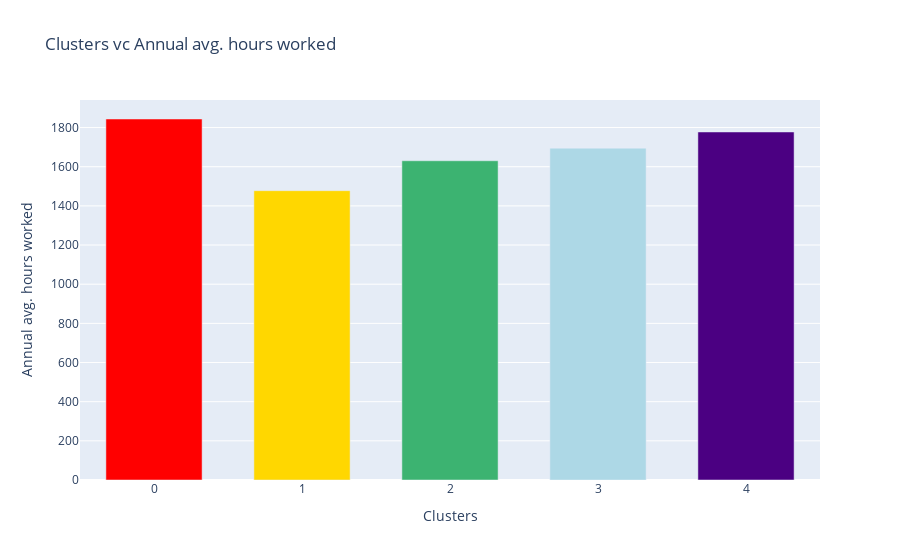

The notebook cell saved with this chart:
### Code cell
HpCl = df.groupby('Cluster_ID')['Annual avg. hours worked'].mean()
HpCl = pd.DataFrame(HpCl)

colors =  ["red","gold","mediumseagreen","lightblue","indigo"]
data = [
    go.Bar(
        y = HpCl['Annual avg. hours worked'],
        name = "Clusters vc Annual avg. hours worked",
        marker_color = colors,
        width= np.repeat(0.65,len(HpCl)), # Cambiar la anchura de cada barra,
    )
]

layout = go.Layout(title = "Clusters vc Annual avg. hours worked", yaxis_title = "Annual avg. hours worked", 
                   xaxis_title = "Clusters",
                  )

fig = go.Figure(data = data, layout = layout)

fig.show()

### Figure 1 — Plotly figure (JSON) as saved in the notebook; plotly's stock layout.template omitted (floating-point values rounded to 4 significant figures)
{"data": [{"marker": {"color": ["red", "gold", "mediumseagreen", "lightblue", "indigo"]}, "name": "Clusters vc Annual avg. hours worked", "type": "bar", "width": [0.65, 0.65, 0.65, 0.65, 0.65], "y": [1844.0, 1478.0, 1630.0, 1695.0, 1777.0]}], "layout": {"title": {"text": "Clusters vc Annual avg. hours worked"}, "xaxis": {"title": {"text": "Clusters"}}, "yaxis": {"title": {"text": "Annual avg. hours worked"}}}}
